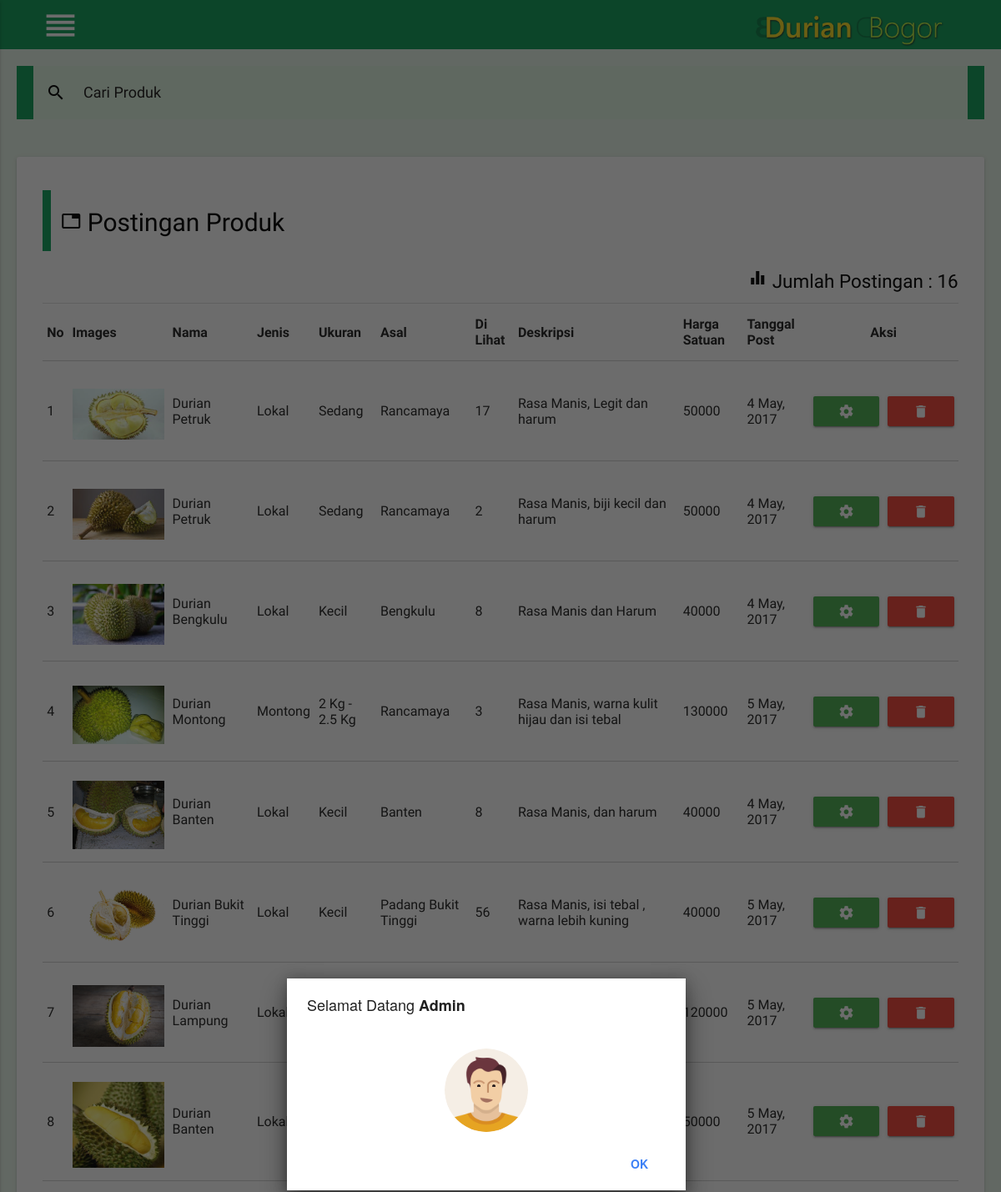
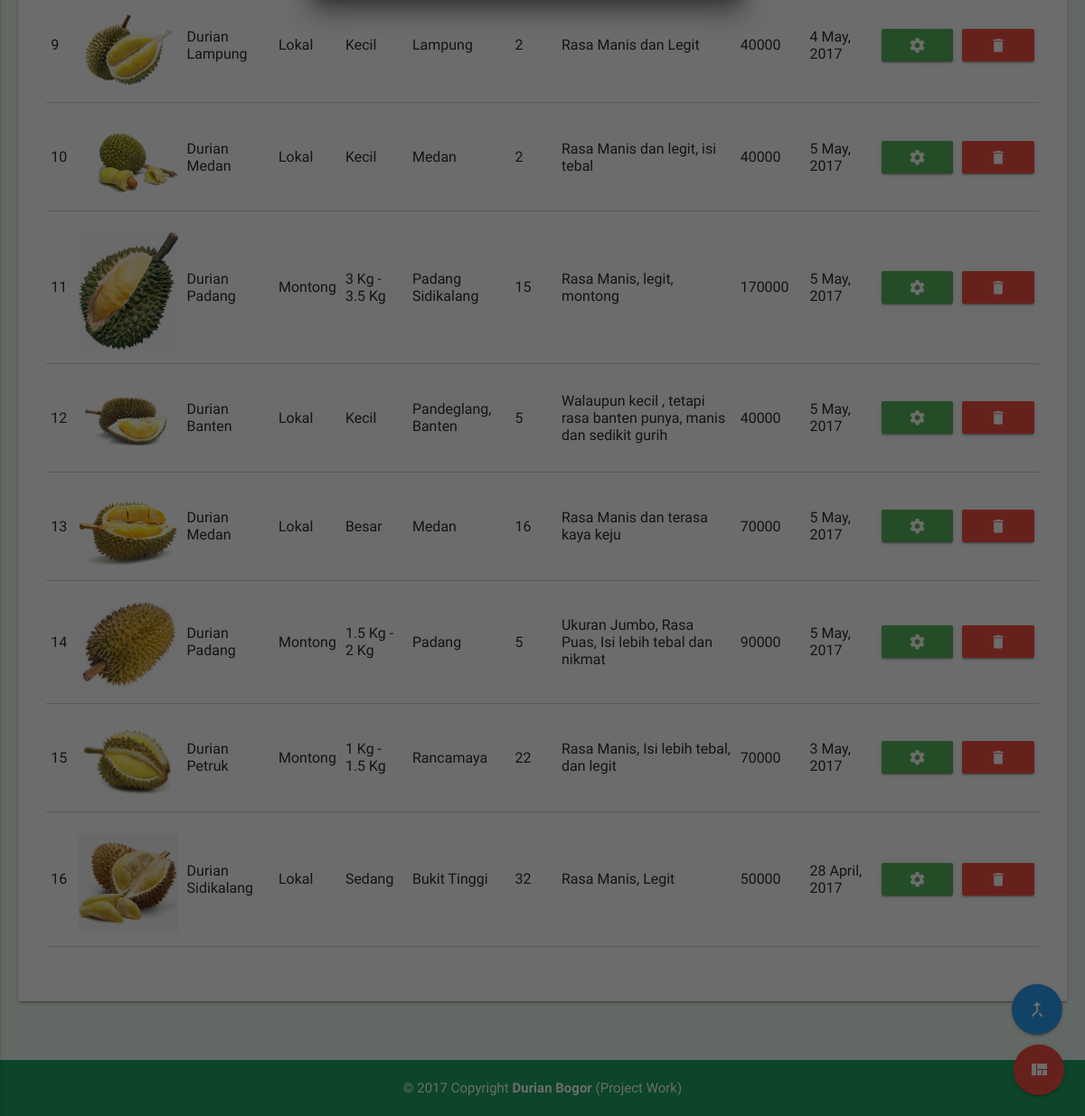
The app's page /admin/show/show_postingan.php (signed in) with its own data (2 pictures, top to bottom).
### tables this page shows
CREATE TABLE `tb_produk` (
  `id_produk` int(8) NOT NULL,
  `produk` varchar(50) NOT NULL,
  `jenis` varchar(40) NOT NULL,
  `ukuran` varchar(20) NOT NULL,
  `harga` varchar(20) NOT NULL,
  `foto` varchar(100) NOT NULL,
  `stok` int(8) NOT NULL,
  `asal` varchar(20) NOT NULL,
  `tanggal_post` varchar(40) NOT NULL,
  `deskripsi` varchar(100) NOT NULL,
  `terjual` int(8) NOT NULL,
  `view` int(10) NOT NULL
);

### config/base_url.php (called while the page is built, shortened)
<?php
	$base_url="http://localhost/e-commerce_durianbogor/";
 ?>

### admin/show/show_postingan.php (the view, shortened to what this page needs)
<?php include'../include/header.php'; ?>
<?php include'../include/nav.php'; ?>
<?php include'../include/back_to_top.php' ?>
 <?php include'../include/icon_action.php'; ?>
<div class="conta">
	<nav class="z-depth-0 conta">
		<div class="nav-wrapper" style="background-color: #dff5e1 !important;">
			<div class="input-field" id="search">
				<input id="cariproduk" type="search" name="search" rows="1" required placeholder="Cari Produk">
				<label class="label-icon" for="search"><i class="material-icons black-text">search</i></label>
				<i class="material-icons">close</i>
			</div>
		</div>
	</nav>
</div>
 <br><br>
 <div class="col s12">
   <div class="conta" style="min-height:400px;">
     <div class="row white radius z-depth-1 padding-add">
			<div id="cari-ilang">
					<div class="col s12 m12 black-text">
	          <?php $sql=("SELECT COUNT(*) from tb_produk");
									$query=mysqli_query($con,$sql);
	                $row=mysqli_fetch_row($query);
	          ?>
						<blockquote>
							<h3 class="black-text"><i class="material-icons">tab </i> Postingan Produk</h3>
						</blockquote>
							<h4 class="font-right"><i class="material-icons">equalizer </i> Jumlah Postingan : <?php echo $row[0]; ?> </h4><div class="divider"></div>
	          <table class="bordered responsive-table">
	            <thead>
	              <tr>
	                <th>No</th>
									<th>Images</th>
	                <th>Nama</th>
	                <th>Jenis</th>
	                <th>Ukuran</th>
	                <th>Asal</th>
	                <th>Di Lihat</th>
	                <th>Deskripsi</th>
									<th>Harga Satuan</th>
	                <th>Tanggal Post</th>
	                <th colspan=2><center>Aksi</center></th>
	              </tr>
	            </thead>
	            <tbody>
	              <?php
	                $no=1;
	                $query=("SELECT * FROM tb_produk ORDER BY id_produk DESC");
	                $data=mysqli_query($con,$query);
	                while($hasil = mysqli_fetch_assoc($data)){
	              ?>
	              <tr>
	                <td><?php echo $no++ ?></td>
									<?php if ($hasil['foto']==null){ ?>
										<td style="width:120px; height:120px;"><img class="materialboxed responsive-img" src="<?php echo $base_url; ?>assets/images/not_found/no_image.png"></td>
									<?php }else{ ?>
										<td style="width:120px; height:120px;"><img class="materialboxed responsive-img" src="<?php echo $base_url; ?>assets/images/produk/<?php echo $hasil['foto'];?>"></td>
									<?php } ?>
									<td><?php echo $hasil['produk']; ?></td>
	                <td><?php echo $hasil['jenis']; ?></td>
	                <td><?php echo $hasil['ukuran'];?></td>
	                <td><?php echo $hasil['asal'];?></td>
	                <td><?php echo $hasil['view'];?></td>
									<td><?php echo $hasil['deskripsi'];?></td>
	                <td><?php echo $hasil['harga'];?></td>
	                <td><?php echo $hasil['tanggal_post'];?></td>
	                <td><a href="<?php echo $base_url; ?>admin/edit/edit_produk?id_produk=<?php echo $hasil['id_produk']; ?>" class="btn btn-hover green waves-effect waves-light tooltipped" data-position="top" data-delay="50" data-tooltip="Ubah"><i class="material-icons">settings</i></a></td>
	                <td><a href="<?php echo $base_url; ?>admin/file_query/query_hapus_produk?id_produk=<?php echo $hasil['id_produk']; ?>" class="btn delete_data btn-hover red waves-effect waves-light tooltipped" data-position="top" data-delay="50" data-tooltip="Hapus"><i class="material-icons">delete</i></a></td>
	              </tr>
	              <?php } ?>
	            </tbody>
	          </table>
	          <div class="padding-bottom"></div>
	        </div>
				</div>
     </div>
   </div>
 </div>
 <br><br>
<?php include'../include/footer.php'; ?>

### assets/css/style_backend.css (style rules this page uses)
.material-icons { font-family: 'Material Icons'; font-weight: normal; font-style: normal; font-size: 24px; line-height: 1; letter-spacing: normal; text-transform: none; display: inline-block; white-space: nowrap; word-wrap: normal; direction: ltr; -webkit-font-feature-settings: 'liga'; -webkit-font-smoothing: antialiased; }
body { background-color:#e8f5e9 !important; }
.conta { margin: 0 auto; padding-left:20px; padding-right:20px; max-width: 1280px; width: 100%; }
nav { background-color:#0f9d58 !important; }
.nav-wrapper { background-color:#0f9d58 !important; }
.padding-bottom { padding-bottom:40px !important; }
.padding-add { padding:20px; }
.btn { color:#fff !important; }
h4 { font-size:1.50rem; !important; }
h3 { font-size:2.0rem; !important; }
blockquote { padding-left:12px !important; padding:0.3px; border-left: 10px solid #10a45c !important; }
.font-right { text-align: right; }
.responsive-img { margin-top:8px; width:250px; }
.radius { border-radius:3px !important; }

### assets/css/sweetalert.css (style rules this page uses)
body.stop-scrolling { height: 100%; overflow: hidden; }

### records on screen
tb_produk: foto (picture), produk "Durian Petruk", jenis "Lokal", ukuran "Sedang", asal "Rancamaya", view "17", deskripsi "Rasa Manis, Legit dan harum", harga "50000", tanggal_post "4 May, 2017"
tb_produk: foto (picture), produk "Durian Petruk", jenis "Lokal", ukuran "Sedang", asal "Rancamaya", view "2", deskripsi "Rasa Manis, biji kecil dan harum", harga "50000", tanggal_post "4 May, 2017"
tb_produk: foto (picture), produk "Durian Bengkulu", jenis "Lokal", ukuran "Kecil", asal "Bengkulu", view "8", deskripsi "Rasa Manis dan Harum", harga "40000", tanggal_post "4 May, 2017"
tb_produk: foto (picture), produk "Durian Montong", jenis "Montong", ukuran "2 Kg - 2.5 Kg", asal "Rancamaya", view "3", deskripsi "Rasa Manis, warna kulit hijau dan isi tebal", harga "130000", tanggal_post "5 May, 2017"
tb_produk: foto (picture), produk "Durian Banten", jenis "Lokal", ukuran "Kecil", asal "Banten", view "8", deskripsi "Rasa Manis, dan harum", harga "40000", tanggal_post "4 May, 2017"
tb_produk: foto (picture), produk "Durian Bukit Tinggi", jenis "Lokal", ukuran "Kecil", asal "Padang Bukit Tinggi", view "56", deskripsi "Rasa Manis, isi tebal , warna lebih kuning", harga "40000", tanggal_post "5 May, 2017"
tb_produk: foto (picture), produk "Durian Lampung", jenis "Lokal", harga "120000", tanggal_post "5 May, 2017"
tb_produk: foto (picture), produk "Durian Banten", jenis "Lokal", harga "50000", tanggal_post "5 May, 2017"
tb_produk: foto (picture), produk "Durian Lampung", jenis "Lokal", ukuran "Kecil", asal "Lampung", view "2", deskripsi "Rasa Manis dan Legit", harga "40000", tanggal_post "4 May, 2017"
tb_produk: foto (picture), produk "Durian Medan", jenis "Lokal", ukuran "Kecil", asal "Medan", view "2", deskripsi "Rasa Manis dan legit, isi tebal", harga "40000", tanggal_post "5 May, 2017"
tb_produk: foto (picture), produk "Durian Padang", jenis "Montong", ukuran "3 Kg - 3.5 Kg", asal "Padang Sidikalang", view "15", deskripsi "Rasa Manis, legit, montong", harga "170000", tanggal_post "5 May, 2017"
tb_produk: foto (picture), produk "Durian Banten", jenis "Lokal", ukuran "Kecil", asal "Pandeglang, Banten", view "5", deskripsi "Walaupun kecil , tetapi rasa banten punya, manis dan sedikit gurih", harga "40000", tanggal_post "5 May, 2017"
tb_produk: foto (picture), produk "Durian Medan", jenis "Lokal", ukuran "Besar", asal "Medan", view "16", deskripsi "Rasa Manis dan terasa kaya keju", harga "70000", tanggal_post "5 May, 2017"
tb_produk: foto (picture), produk "Durian Padang", jenis "Montong", ukuran "1.5 Kg - 2 Kg", asal "Padang", view "5", deskripsi "Ukuran Jumbo, Rasa Puas, Isi lebih tebal dan nikmat", harga "90000", tanggal_post "5 May, 2017"
tb_produk: foto (picture), produk "Durian Petruk", jenis "Montong", ukuran "1 Kg - 1.5 Kg", asal "Rancamaya", view "22", deskripsi "Rasa Manis, Isi lebih tebal, dan legit", harga "70000", tanggal_post "3 May, 2017"
tb_produk: foto (picture), produk "Durian Sidikalang", jenis "Lokal", ukuran "Sedang", asal "Bukit Tinggi", view "32", deskripsi "Rasa Manis, Legit", harga "50000", tanggal_post "28 April, 2017"

### other values on screen
$row[0] "16"
